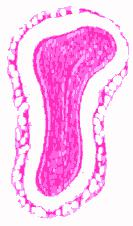
#> input picture dataset3/Hist-Level-01.jpg, 133 x 226 px
$ python plot_rag_boundary.py
#> lines starting #> are read from the running program, lines starting #| are printed output that depends on the picture
# -*- coding: utf-8 -*-
from skimage.future import graph
from skimage import data, segmentation, color, filters, io
from skimage.util.colormap import viridis

from PIL import Image
import numpy as np

#img = data.coffee()
filename = "dataset3/Hist-Level-01.jpg"
img = np.array(Image.open(filename))
#> img is the input picture: shape (226, 133, 3); mean R, G, B 249.3, 195.9, 238.2
gimg = color.rgb2gray(img)
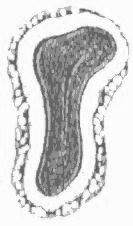
#> gimg: shape (226, 133) float64; min 0.307, max 1, mean 0.825

labels = segmentation.slic(img, compactness=30, n_segments=400)
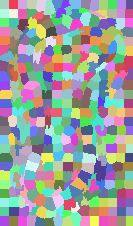
#> labels: shape (226, 133) int64; 347 distinct labels, from 1 to 347; one colour per label, 0 black
edges = filters.sobel(gimg)
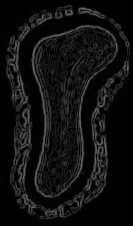
#> edges: shape (226, 133) float64; min 0, max 0.419, mean 0.065
edges_rgb = color.gray2rgb(edges)

g = graph.rag_boundary(labels, edges)

#> (the run stopped early here; a loop or call above may not have finished)

$ run again, with dataset3/Hist-Level-02.jpg copied over dataset3/Hist-Level-01.jpg
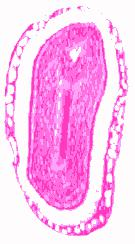
#> input picture dataset3/Hist-Level-02.jpg, 135 x 244 px
#> img is the input picture: shape (244, 135, 3); mean R, G, B 249.4, 190.9, 237.9
#> `labels = segmentation.slic(img, compactness=30, n_segments=400)`:
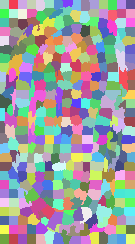
#> labels: shape (244, 135) int64; 362 distinct labels, from 1 to 362; one colour per label, 0 black
#> `edges = filters.sobel(gimg)`:
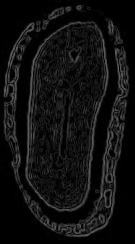
#> edges: shape (244, 135) float64; min 0, max 0.4, mean 0.0655

$ run again, with dataset3/Hist-Level-03.jpg copied over dataset3/Hist-Level-01.jpg
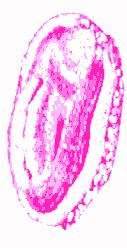
#> input picture dataset3/Hist-Level-03.jpg, 127 x 248 px
#> img is the input picture: shape (248, 127, 3); mean R, G, B 249.5, 208.7, 241.3
#> `labels = segmentation.slic(img, compactness=30, n_segments=400)`:
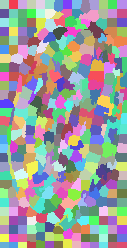
#> labels: shape (248, 127) int64; 365 distinct labels, from 1 to 365; one colour per label, 0 black
#> `edges = filters.sobel(gimg)`:
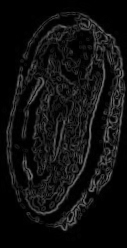
#> edges: shape (248, 127) float64; min 0, max 0.431, mean 0.0656

$ run again, with dataset3/Hist-Level-04.jpg copied over dataset3/Hist-Level-01.jpg
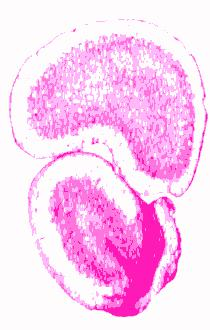
#> input picture dataset3/Hist-Level-04.jpg, 210 x 330 px
#> img is the input picture: shape (330, 210, 3); mean R, G, B 250.3, 206.6, 241.9
#> `labels = segmentation.slic(img, compactness=30, n_segments=400)`:
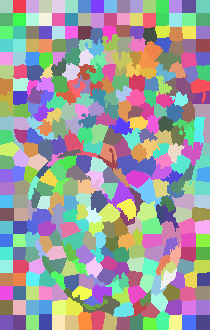
#> labels: shape (330, 210) int64; 380 distinct labels, from 1 to 380; one colour per label, 0 black
#> `edges = filters.sobel(gimg)`:
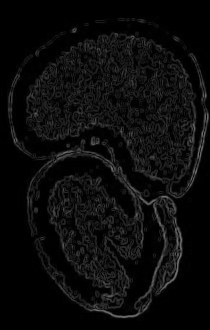
#> edges: shape (330, 210) float64; min 0, max 0.458, mean 0.0468
